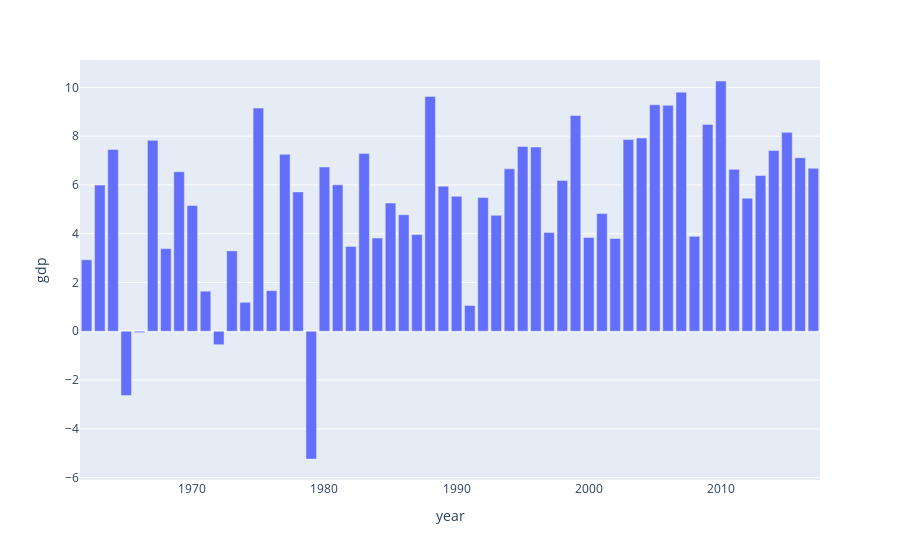

Notebook source saved alongside this figure:
### Markdown cell above
# Barplot

### Code cell
ax.bar(gdp,x="year",y="gdp")

### Figure 1 — Plotly figure (JSON) as saved in the notebook; plotly's stock layout.template omitted (floating-point values rounded to 4 significant figures)
{"data": [{"alignmentgroup": "True", "hovertemplate": "year=%{x}<br>gdp=%{y}<extra></extra>", "legendgroup": "", "marker": {"color": "#636efa"}, "name": "", "offsetgroup": "", "orientation": "v", "showlegend": false, "textposition": "auto", "type": "bar", "x": [1962, 1963, 1964, 1965, 1966, 1967, 1968, 1969, 1970, 1971, 1972, 1973, 1974, 1975, 1976, 1977, 1978, 1979, 1980, 1981, 1982, 1983, 1984, 1985, 1986, 1987, 1988, 1989, 1990, 1991, 1992, 1993, 1994, 1995, 1996, 1997, 1998, 1999, 2000, 2001, 2002, 2003, 2004, 2005, 2006, 2007, 2008, 2009, 2010, 2011, 2012, 2013, 2014, 2015, 2016, 2017], "xaxis": "x", "y": [2.931, 5.994, 7.453, -2.636, -0.05533, 7.826, 3.388, 6.54, 5.157, 1.643, -0.5533, 3.296, 1.185, 9.15, 1.663, 7.255, 5.713, -5.238, 6.736, 6.006, 3.476, 7.289, 3.821, 5.254, 4.777, 3.965, 9.628, 5.947, 5.533, 1.057, 5.482, 4.751, 6.659, 7.574, 7.55, 4.05, 6.184, 8.846, 3.841, 4.824, 3.804, 7.86, 7.923, 9.285, 9.264, 9.801, 3.891, 8.48, 10.26, 6.638, 5.456, 6.386, 7.41, 8.154, 7.113, 6.681], "yaxis": "y"}], "layout": {"barmode": "relative", "legend": {"tracegroupgap": 0}, "margin": {"t": 60}, "xaxis": {"anchor": "y", "domain": [0, 1], "title": {"text": "year"}, "type": "linear", "range": [1962.0, 2018.0], "autorange": true}, "yaxis": {"anchor": "x", "domain": [0, 1], "title": {"text": "gdp"}, "type": "linear", "range": [-6.099, 11.12], "autorange": true}, "autosize": true}}
